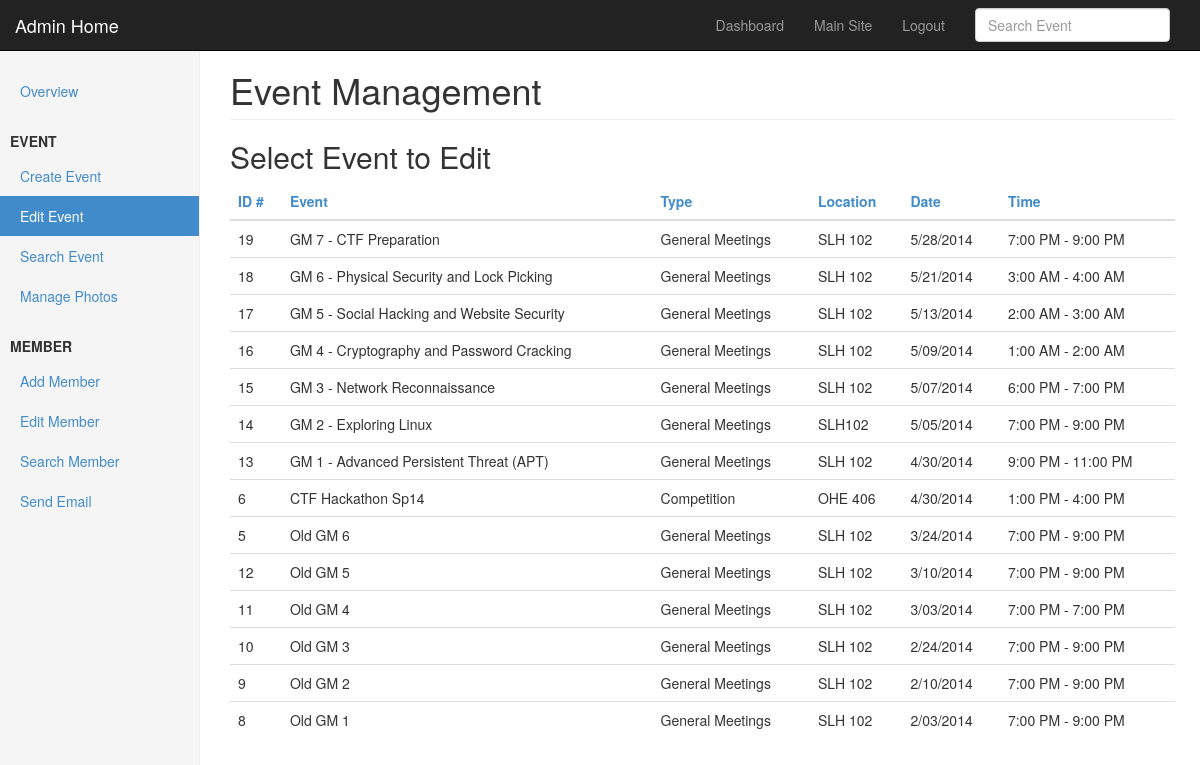
The app's page /editEvent.php (signed in) with its own data.
### tables this page shows
CREATE TABLE IF NOT EXISTS `EVENT` (
  `EVENT_ID` int(20) unsigned NOT NULL AUTO_INCREMENT,
  `EVENT_TYPE_ID` int(20) unsigned NOT NULL,
  `LOCATION` text NOT NULL,
  `NAME` text NOT NULL,
  `DESCRIPTION` longtext NOT NULL,
  `START_DATE` date NOT NULL,
  `END_DATE` date NOT NULL,
  `START_TIME` time NOT NULL,
  `END_TIME` time NOT NULL,
  PRIMARY KEY (`EVENT_ID`),
  KEY `EVENT_TYPE_ID` (`EVENT_TYPE_ID`)
);

CREATE TABLE IF NOT EXISTS `EVENT_TYPE` (
  `EVENT_TYPE_ID` int(20) unsigned NOT NULL AUTO_INCREMENT,
  `NAME` varchar(50) NOT NULL,
  `DESCRIPTION` longtext NOT NULL,
  PRIMARY KEY (`EVENT_TYPE_ID`)
);

### editEvent.php (the view, shortened to what this page needs)
<!DOCTYPE html>
<html lang="en">
<head>
  <link href="css/bootstrap.css" rel="stylesheet">
  <link href="css/dashboard.css" rel="stylesheet">
  <?php
  include('connect.php');
  $query = "SELECT EVENT_ID, EVENT.NAME AS ENAME, EVENT_TYPE.NAME AS ETYPE, LOCATION, DATE_FORMAT(START_DATE,'%c/%d/%Y') AS SDATE, DATE_FORMAT(START_TIME,'%l:%i %p') AS STIME, DATE_FORMAT(END_TIME,'%l:%i %p') AS ETIME ";
  $query .= "FROM EVENT LEFT JOIN EVENT_TYPE ON EVENT.EVENT_TYPE_ID = EVENT_TYPE.EVENT_TYPE_ID ";
  if(isset($_GET['sorte'])){
    $sorte = $_GET['sorte'];
    str_replace("'", "", $sorte);
    echo $sorte;
    $query .= "ORDER BY $sorte";
  }
  else{
    $query .= "ORDER BY START_DATE DESC, START_TIME DESC";
  }
  $result = mysqli_query($con, $query) or die("Query failed." . mysqli_error($con));
  $allevents = "";
  while($row = mysqli_fetch_array($result)){
    $allevents .= "<tr data-id={$row['EVENT_ID']} onclick='submit(this)'>";
    $allevents .= "<td>{$row['EVENT_ID']}</td>";
    $allevents .= "<td>{$row['ENAME']}</td>";
    $allevents .= "<td>{$row['ETYPE']}</td>";
    $allevents .= "<td>{$row['LOCATION']}</td>";
    $allevents .= "<td>{$row['SDATE']}</td>";
    $allevents .= "<td>{$row['STIME']} - {$row['ETIME']}</td>";
    $allevents .= "</tr>\n";
  }
  ?>
</head>
<body>
  <div class="navbar navbar-inverse navbar-fixed-top" role="navigation">
    <div class="container-fluid">
      <div class="navbar-header">
        <a class="navbar-brand" href="portal.php">Admin Home</a>
      </div>
      <div class="navbar-collapse collapse">
        <form class="navbar-form navbar-right" action="searchEvent.php" method="POST">
          <input type="text" class="form-control" placeholder="Search Event" name="search">
        </form>
        <ul class="nav navbar-nav navbar-right">
          <li ><a href="portal.php">Dashboard</a></li>
          <li><a href="index.php">Main Site</a></li>
          <li><a href="logout.php">Logout</a></li>
        </ul>
      </div>
    </div>
  </div>
  <div class="container-fluid">
    <div class="row">
      <div class="col-sm-3 col-md-2 sidebar">
        <ul class="nav nav-sidebar">
          <li><a href="portal.php">Overview</a></li>
        </ul>
        <ul class="nav nav-sidebar">
          <li><label for="">EVENT</label></li>
          <li><a href="createEvent.php">Create Event</a></li>
          <li class="active"><a href="editEvent.php">Edit Event</a></li>
          <li><a href="searchEvent.php">Search Event</a></li>
          <li><a href="photoManage.php">Manage Photos</a></li>
        </ul>
        <ul class="nav nav-sidebar">
          <li><label for="">MEMBER</label></li>
          <li><a href="addMember.php">Add Member</a></li>
          <li><a href="editMember.php">Edit Member</a></li>
          <li><a href="searchMem.php">Search Member</a></li>
          <li><a href="sendEmail.php">Send Email</a></li>
        </ul>
      </div>
      <div class="col-sm-9 col-sm-offset-3 col-md-10 col-md-offset-2 main">
        <h1 class="page-header">Event Management</h1>
        <h2 class="form-heading">Select Event to Edit</h2>
          <div class="table-responsive">
            <table class="table table-hover">
              <thead>
                <tr>
                  <th><a href="?sorte=event_id">ID #</a></th>
                  <th><a href="?sorte=ename">Event</a></th>
                  <th><a href="?sorte=etype">Type</a></th>
                  <th><a href="?sorte=location">Location</a></th>
                  <th><a href="?sorte=start_date">Date</a></th>
                  <th><a href="?sorte=start_time">Time</a></th>
                </tr>
              </thead>
              <tbody>
                <?php print $allevents?>
              </tbody>
            </table>
          </div>
        </div>
      </div>
    </div>
</body>
</html>

### css/dashboard.css (style rules this page uses)
body { padding-top: 50px; }
.sidebar { display: none; }
@media (min-width: 768px) { .sidebar { position: fixed; top: 51px; bottom: 0; left: 0; z-index: 1000; display: block; padding: 20px; overflow-x: hidden; overflow-y: auto; background-color: #f5f5f5; border-right: 1px solid #eee; } }
.nav-sidebar { margin-right: -21px; margin-bottom: 20px; margin-left: -20px; }
.nav-sidebar > li > label { padding-right: 20px; padding-left: 10px; }
.nav-sidebar > li > a { padding-right: 20px; padding-left: 20px; }
.nav-sidebar > .active > a { color: #fff; background-color: #428bca; }
.main { padding: 20px; }
@media (min-width: 768px) { .main { padding-right: 40px; padding-left: 40px; } }
.main .page-header { margin-top: 0; }

### records on screen
event: EVENT_ID "19", NAME "GM 7 - CTF Preparation", EVENT_TYPE_ID.NAME "General Meetings", LOCATION "SLH 102", SDATE "5/28/2014", STIME "7:00 PM", ETIME "9:00 PM"
event: EVENT_ID "18", NAME "GM 6 - Physical Security and Lock Picking", EVENT_TYPE_ID.NAME "General Meetings", LOCATION "SLH 102", SDATE "5/21/2014", STIME "3:00 AM", ETIME "4:00 AM"
event: EVENT_ID "17", NAME "GM 5 - Social Hacking and Website Security", EVENT_TYPE_ID.NAME "General Meetings", LOCATION "SLH 102", SDATE "5/13/2014", STIME "2:00 AM", ETIME "3:00 AM"
event: EVENT_ID "16", NAME "GM 4 - Cryptography and Password Cracking", EVENT_TYPE_ID.NAME "General Meetings", LOCATION "SLH 102", SDATE "5/09/2014", STIME "1:00 AM", ETIME "2:00 AM"
event: EVENT_ID "15", NAME "GM 3 - Network Reconnaissance", EVENT_TYPE_ID.NAME "General Meetings", LOCATION "SLH 102", SDATE "5/07/2014", STIME "6:00 PM", ETIME "7:00 PM"
event: EVENT_ID "14", NAME "GM 2 - Exploring Linux", EVENT_TYPE_ID.NAME "General Meetings", LOCATION "SLH102", SDATE "5/05/2014", STIME "7:00 PM", ETIME "9:00 PM"
event: EVENT_ID "13", NAME "GM 1 - Advanced Persistent Threat (APT)", EVENT_TYPE_ID.NAME "General Meetings", LOCATION "SLH 102", SDATE "4/30/2014", STIME "9:00 PM", ETIME "11:00 PM"
event: EVENT_ID "6", NAME "CTF Hackathon Sp14", EVENT_TYPE_ID.NAME "Competition", LOCATION "OHE 406", SDATE "4/30/2014", STIME "1:00 PM", ETIME "4:00 PM"
event: EVENT_ID "5", NAME "Old GM 6", EVENT_TYPE_ID.NAME "General Meetings", LOCATION "SLH 102", SDATE "3/24/2014", STIME "7:00 PM", ETIME "9:00 PM"
event: EVENT_ID "12", NAME "Old GM 5", EVENT_TYPE_ID.NAME "General Meetings", LOCATION "SLH 102", SDATE "3/10/2014", STIME "7:00 PM", ETIME "9:00 PM"
event: EVENT_ID "11", NAME "Old GM 4", EVENT_TYPE_ID.NAME "General Meetings", LOCATION "SLH 102", SDATE "3/03/2014", STIME "7:00 PM", ETIME "7:00 PM"
event: EVENT_ID "10", NAME "Old GM 3", EVENT_TYPE_ID.NAME "General Meetings", LOCATION "SLH 102", SDATE "2/24/2014", STIME "7:00 PM", ETIME "9:00 PM"
event: EVENT_ID "9", NAME "Old GM 2", EVENT_TYPE_ID.NAME "General Meetings", LOCATION "SLH 102", SDATE "2/10/2014", STIME "7:00 PM", ETIME "9:00 PM"
event: EVENT_ID "8", NAME "Old GM 1", EVENT_TYPE_ID.NAME "General Meetings", LOCATION "SLH 102", SDATE "2/03/2014", STIME "7:00 PM", ETIME "9:00 PM"
